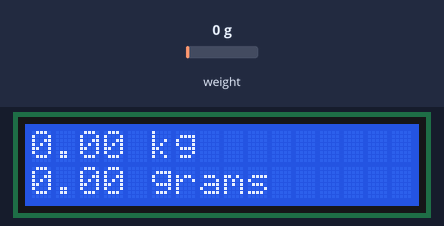
Recording of a sketch running on a simulated Arduino Uno, built with avr-gcc and run on an emulated ATmega328P. On the bench: 16×2 character LCD. Inputs (shaded band) come from the test bench; at power-on: weight on the scale 0 g.

Above: at 1.2 s.
1.3 s: weight on the scale set to 100 g
At 2.7 s:
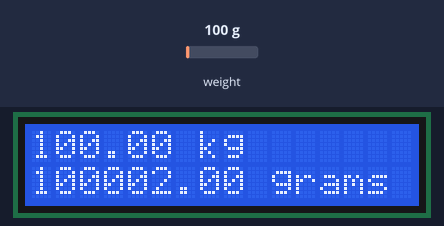
3.9 s: weight on the scale set to 1250 g
At 5.1 s:
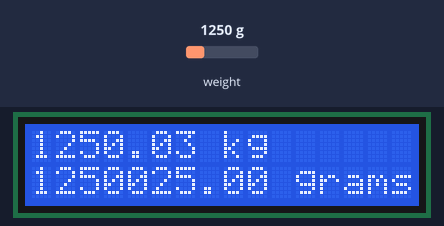
6.1 s: weight on the scale set to 100 g
At 7.5 s:
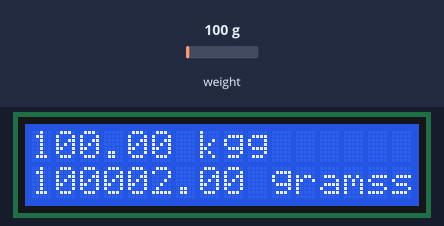
Timing chart, 0 to 9.1 s (numbered marks = the images above; inputs shaded):
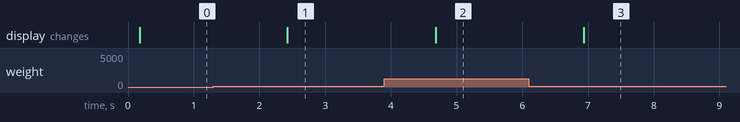

Measured:
- after the input at 1.3 s, the display: changes after 1.1 s (image 1)
- after the input at 3.9 s, the display: changes after 0.78 s (image 2)
- after the input at 6.1 s, the display: changes after 0.83 s (image 3)

The sketch:

sketch.ino
```cpp
#include "HX711.h"
#include <Wire.h>
#include <LiquidCrystal_I2C.h>

LiquidCrystal_I2C lcd(0x27,16,2);
// Define the HX711 load cell pins
#define DOUT  2
#define CLK   3

HX711 scale;

void setup() {
  lcd.init();
  scale.begin(DOUT, CLK);
}

void loop() {
  if (scale.is_ready()) {
    // Read the weight value
    float kilograms;
    float weight = scale.get_units();
    weight*=2.381;
    kilograms=weight/1000;
    // Print the weight on the serial monitor
    lcd.backlight();
    lcd.setCursor(0,0);
  lcd.print(kilograms);
  lcd.print(" kg");
    lcd.setCursor(0,1);
  lcd.print(weight);
  lcd.print(" grams");

    delay(1000); // Wait for a second before taking another reading
  } else {
    lcd.setCursor(0,0);
    lcd.print("Error: Unable to detect HX711.");
    lcd.setCursor(0,1);
    lcd.print("Please check your connections.");
    delay(1000);
  }
}
```
